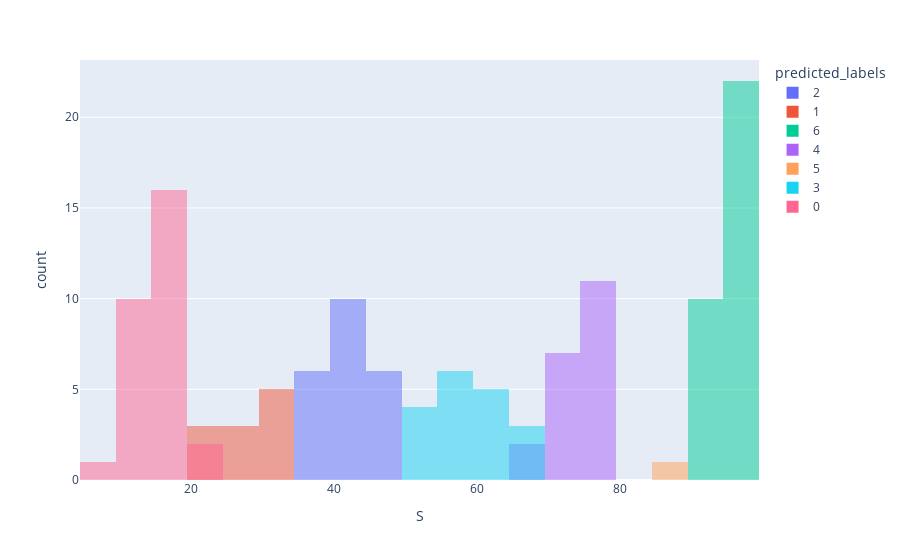

Notebook cell for this chart:
### Code cell
px.histogram(df, x="S", color="predicted_labels", barmode="overlay", nbins=30)

### Figure 1 — Plotly figure (JSON) as saved in the notebook; plotly's stock layout.template omitted (floating-point values rounded to 4 significant figures)
{"data": [{"alignmentgroup": "True", "bingroup": "x", "hovertemplate": "predicted_labels=2<br>S=%{x}<br>count=%{y}<extra></extra>", "legendgroup": "2", "marker": {"color": "#636efa", "opacity": 0.5}, "name": "2", "nbinsx": 30, "offsetgroup": "2", "orientation": "v", "showlegend": true, "type": "histogram", "x": [42, 38, 37, 41, 46, 44, 40, 43, 42, 37, 46, 39, 46, 40, 40, 42, 35, 43, 46, 45, 39, 49], "xaxis": "x", "yaxis": "y"}, {"alignmentgroup": "True", "bingroup": "x", "hovertemplate": "predicted_labels=1<br>S=%{x}<br>count=%{y}<extra></extra>", "legendgroup": "1", "marker": {"color": "#EF553B", "opacity": 0.5}, "name": "1", "nbinsx": 30, "offsetgroup": "1", "orientation": "v", "showlegend": true, "type": "histogram", "x": [30, 31, 31, 24, 31, 29, 31, 23, 25, 23, 25], "xaxis": "x", "yaxis": "y"}, {"alignmentgroup": "True", "bingroup": "x", "hovertemplate": "predicted_labels=6<br>S=%{x}<br>count=%{y}<extra></extra>", "legendgroup": "6", "marker": {"color": "#00cc96", "opacity": 0.5}, "name": "6", "nbinsx": 30, "offsetgroup": "6", "orientation": "v", "showlegend": true, "type": "histogram", "x": [94, 95, 96, 95, 96, 91, 93, 94, 97, 97, 98, 94, 98, 96, 97, 92, 95, 95, 94, 97, 95, 95, 97, 91, 95, 94, 92, 95, 96, 98, 95, 97], "xaxis": "x", "yaxis": "y"}, {"alignmentgroup": "True", "bingroup": "x", "hovertemplate": "predicted_labels=4<br>S=%{x}<br>count=%{y}<extra></extra>", "legendgroup": "4", "marker": {"color": "#ab63fa", "opacity": 0.5}, "name": "4", "nbinsx": 30, "offsetgroup": "4", "orientation": "v", "showlegend": true, "type": "histogram", "x": [74, 68, 75, 78, 75, 67, 76, 72, 75, 76, 78, 73, 73, 71, 76, 76, 77, 77, 73, 71], "xaxis": "x", "yaxis": "y"}, {"alignmentgroup": "True", "bingroup": "x", "hovertemplate": "predicted_labels=5<br>S=%{x}<br>count=%{y}<extra></extra>", "legendgroup": "5", "marker": {"color": "#FFA15A", "opacity": 0.5}, "name": "5", "nbinsx": 30, "offsetgroup": "5", "orientation": "v", "showlegend": true, "type": "histogram", "x": [87], "xaxis": "x", "yaxis": "y"}, {"alignmentgroup": "True", "bingroup": "x", "hovertemplate": "predicted_labels=3<br>S=%{x}<br>count=%{y}<extra></extra>", "legendgroup": "3", "marker": {"color": "#19d3f3", "opacity": 0.5}, "name": "3", "nbinsx": 30, "offsetgroup": "3", "orientation": "v", "showlegend": true, "type": "histogram", "x": [52, 57, 66, 63, 52, 58, 62, 55, 61, 55, 54, 60, 58, 65, 65, 59, 51, 61], "xaxis": "x", "yaxis": "y"}, {"alignmentgroup": "True", "bingroup": "x", "hovertemplate": "predicted_labels=0<br>S=%{x}<br>count=%{y}<extra></extra>", "legendgroup": "0", "marker": {"color": "#FF6692", "opacity": 0.5}, "name": "0", "nbinsx": 30, "offsetgroup": "0", "orientation": "v", "showlegend": true, "type": "histogram", "x": [13, 14, 15, 15, 12, 8, 15, 12, 14, 18, 18, 14, 16, 16, 17, 13, 16, 15, 20, 15, 14, 17, 17, 20, 13, 15, 16, 18, 10], "xaxis": "x", "yaxis": "y"}], "layout": {"barmode": "overlay", "legend": {"title": {"text": "predicted_labels"}, "tracegroupgap": 0}, "margin": {"t": 60}, "xaxis": {"anchor": "y", "domain": [0, 1], "title": {"text": "S"}}, "yaxis": {"anchor": "x", "domain": [0, 1], "title": {"text": "count"}}}}
